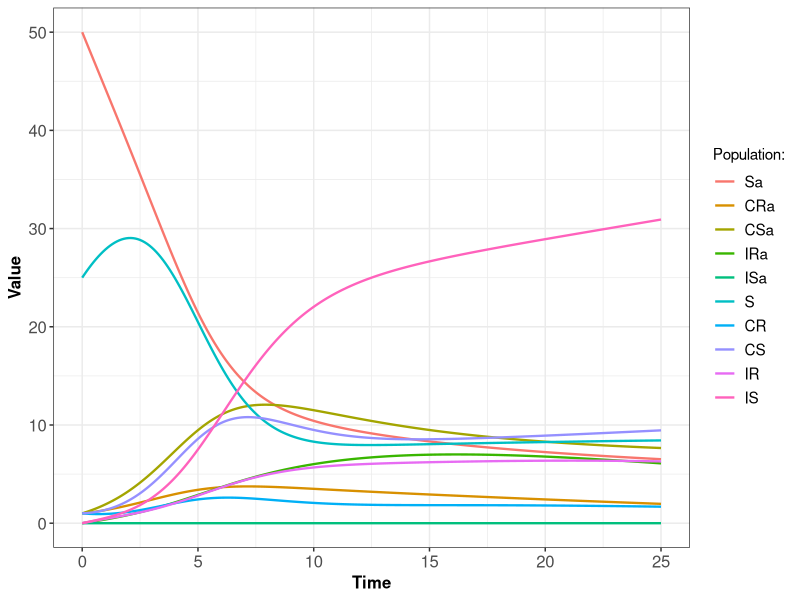

Reproduce this figure in R.

library(deSolve)
library(ggplot2)
library(reshape2)
library(dplyr)
# si les packages ne chargent pas, c'est qu'ils ne sont pas installés! Donc il faut faire install.packages("nomdupackage")

Resistance_model <- function(t, pop, param) {
  
  with(as.list(c(pop, param)), {
    
    
    N=Sa+CRa+CSa+IRa+ISa+S+CR+CS+IR+IS
    
    dSa <- -Sa*((beta*(1-c)*(CRa+IRa)/N)+(beta*c*(CR+IR)/N)+beta*(CSa+ISa+CS+IS)/N)+sigma*IRa+sigma*ISa-omega*Sa+teta*S+gamma*CRa+(gamma+alpha)*CSa
    dCRa <- Sa*((beta*(1-c)*(CRa+IRa)/N)+beta*c*(CR+IR)/N)-gamma*CRa-rhoRa*CRa
    dCSa <- Sa*(beta*(CSa+ISa+CS+IS)/N)-(gamma+alpha)*CSa-rhoSa*CSa
    dIRa <- rhoRa*CRa-sigma*IRa
    dISa <- rhoSa*CSa-sigma*ISa
    
    dS <- -S*((beta*(1-c)*(CRa+IRa)/N)+(beta*c*(CR+IR)/N)+beta*(CSa+ISa+CS+IS)/N)+sigma*IR+sigma*IS+omega*Sa-teta*S+gamma*CR+gamma*CS
    dCR <- S*((beta*(1-c)*(CRa+IRa)/N)+beta*c*(CR+IR)/N)-gamma*CR-rho*CR
    dCS <- S*(beta*(CSa+ISa+CS+IS)/N)-gamma*CS-rho*CS
    dIR <- rho*CR-sigma*IR
    dIS <- rho*CS-sigma*IS
    
    res<-c(dSa,dCRa,dCSa,dIRa,dISa,dS,dCR,dCS,dIR,dIS)
    
    list(res)
    
  })
  
}

# on défini les paramètres
beta=1
c=0.2
sigma=0.14
gamma=0.03
rho=0.5
rhoRa=0.35
rhoSa=0
teta=0.022
omega=0.1
alpha=0.5
dt=0.1
Tmax=25


# on défini les conditions initiales
Sa0=50
CRa0=1
CSa0=1
IRa0=0
ISa0=0

S0=25
CR0=1
CS0=1
IR0=0
IS0=0

# on créé les vecteurs à partir des différentes valeurs
Time=seq(from=0,to=Tmax,by=dt)
Init.cond=c(Sa=Sa0,CRa=CRa0,CSa=CSa0,IRa=IRa0,ISa=ISa0,S=S0,CR=CR0,CS=CS0,IR=IR0,IS=IS0) 
param=c(beta=beta,c=c,sigma=sigma,gamma=gamma,rho=rho,rhoRa=rhoRa,rhoSa=rhoSa,teta=teta,omega=omega,alpha=alpha)

# on utilise la fonction lsoda, avec as.data.frame() autour pour un output plus pratique
result <- as.data.frame(lsoda(Init.cond, Time, Resistance_model, param))

# méthode ggplot + reshape + joli
result %>%
  melt(id = "time") %>%
  ggplot() +
  geom_line(aes(time, value, colour = variable), linewidth = 0.8) +
  theme_bw() +
  theme(axis.text = element_text(size = 12),
        axis.title = element_text(size = 12, face = "bold"),
        legend.text = element_text(size = 11)) +
  labs(x = "Time", y = "Value", colour = "Population:")

# fonction pour enregistrer le plot (enregistre par défaut le dernier plot affiché)
# ggsave("nom_du_plot.png")
